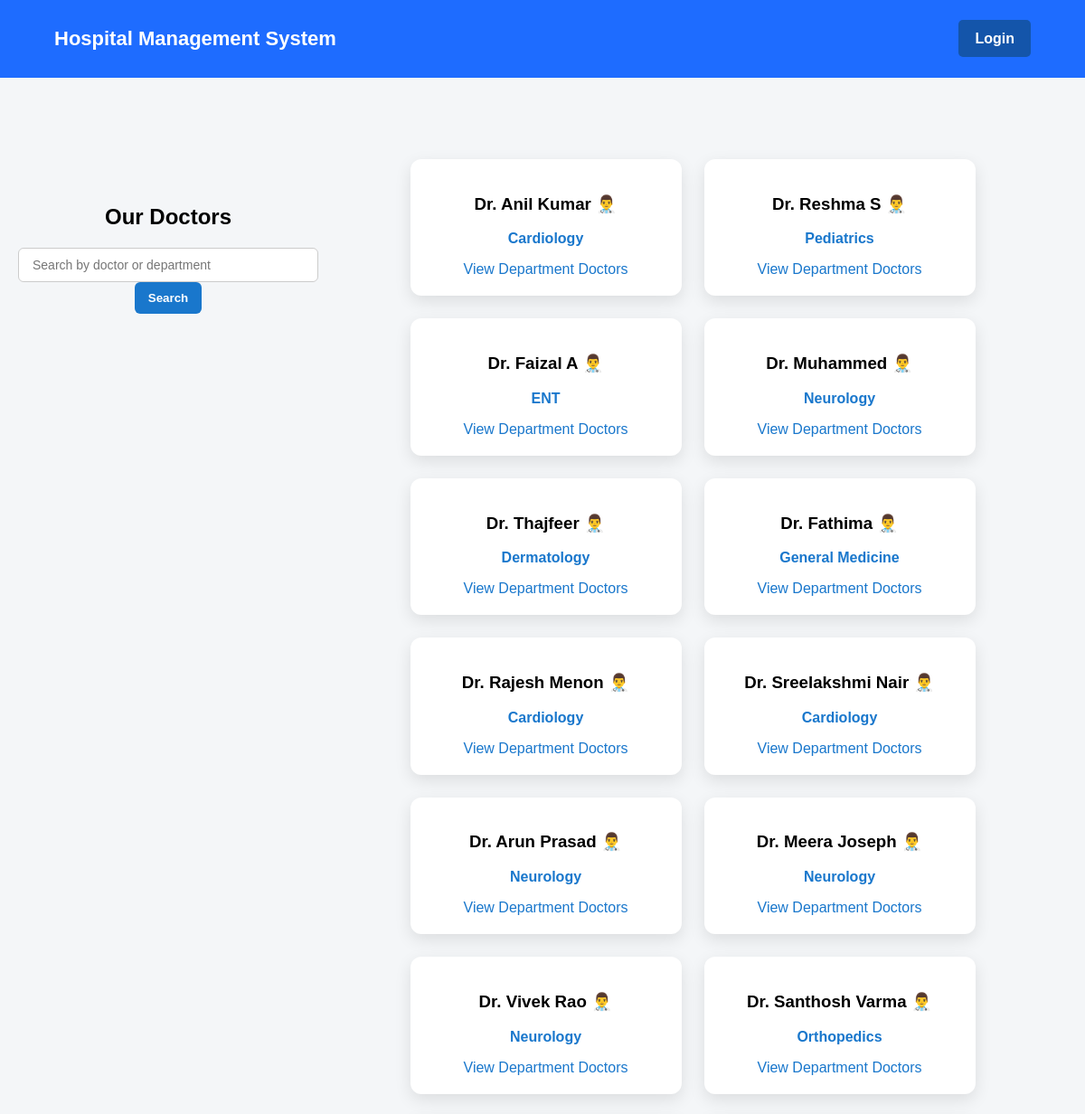
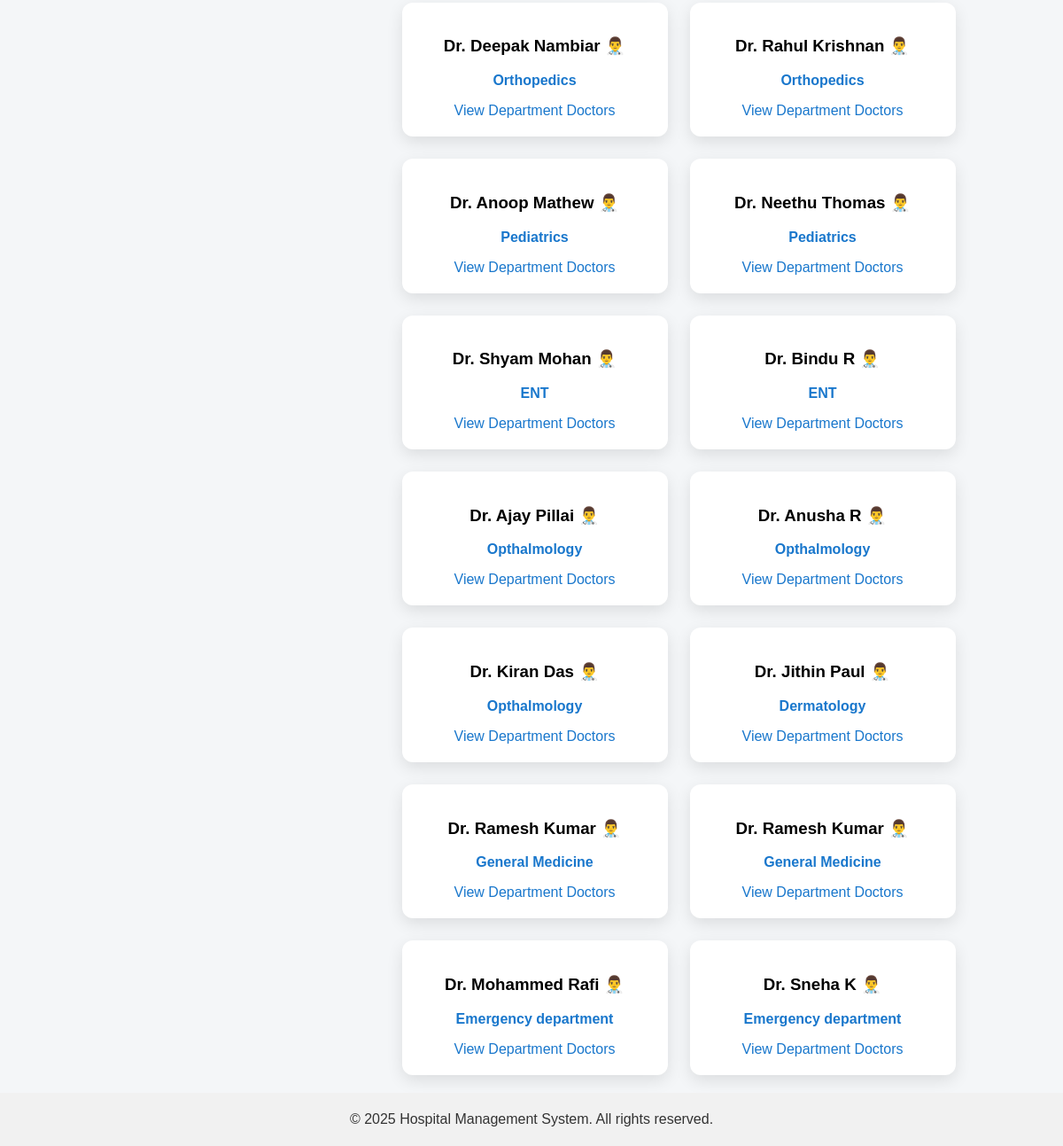
/doctors/, run on an earlier commit of the app's database (2 pictures, top to bottom).
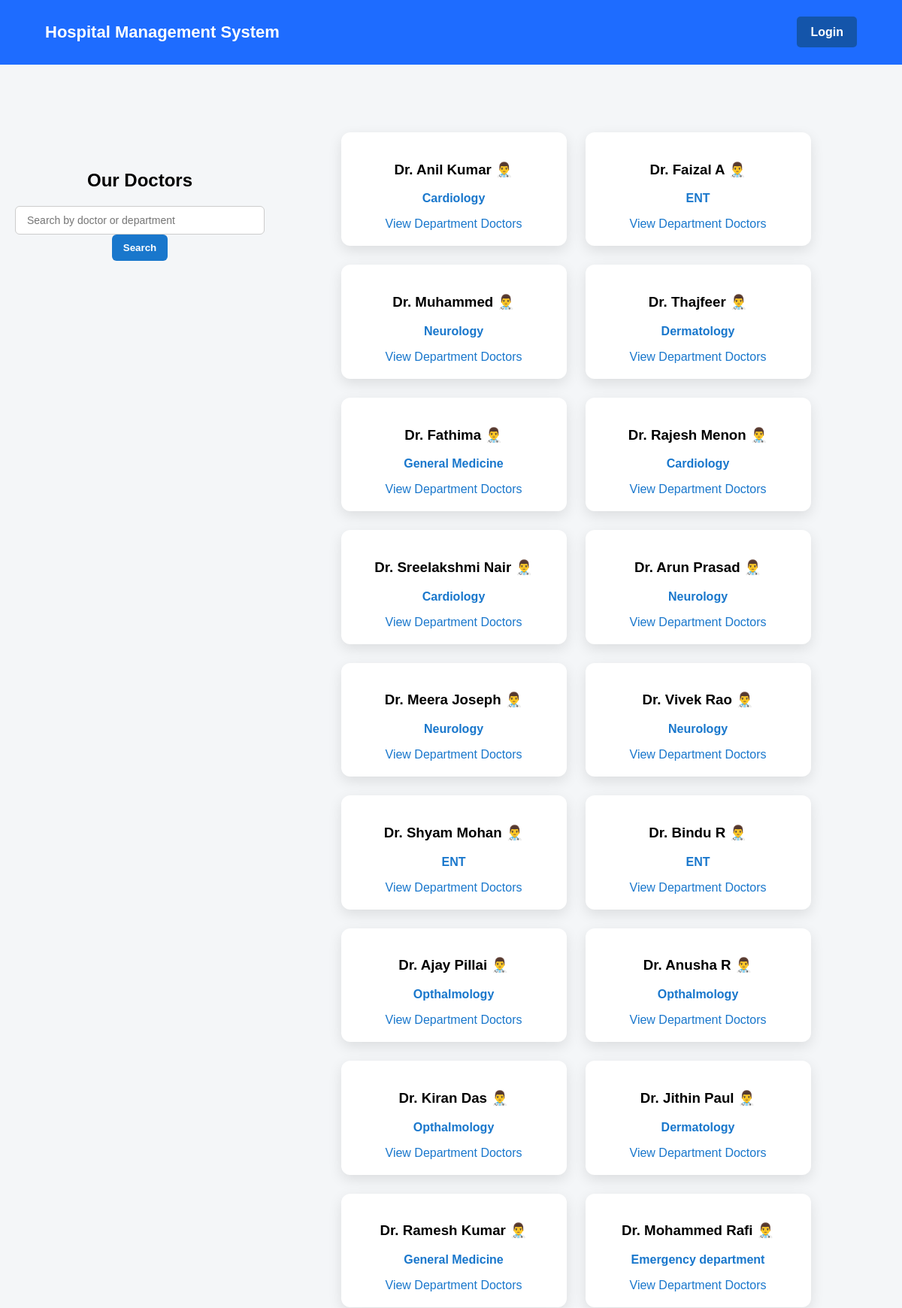
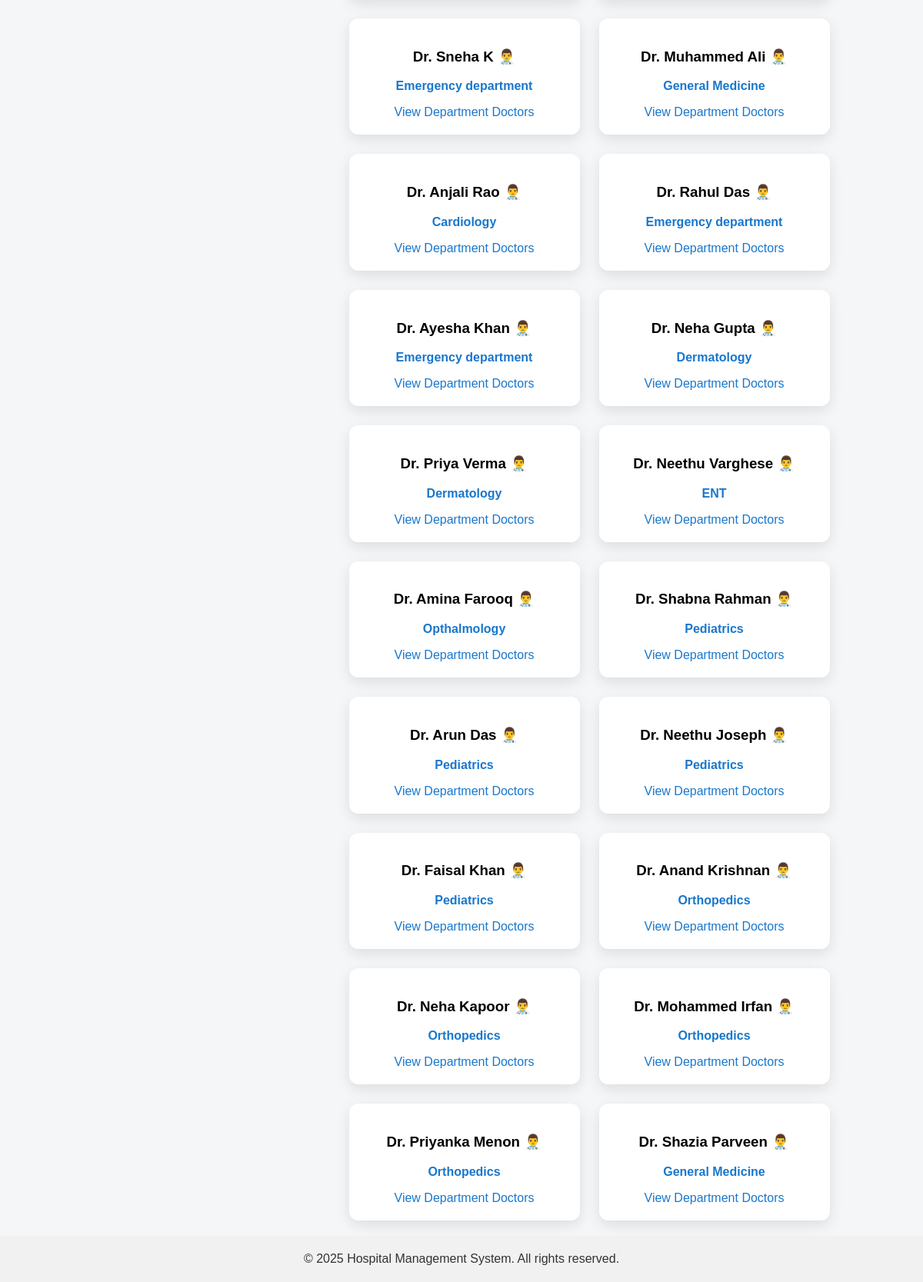
And on a later commit of the database (2 pictures, top to bottom).
### hospital/models.py (models this page shows, shortened)
class Doctor(models.Model):
    name = models.CharField(max_length=100)
    department = models.ForeignKey(
        Department,
        on_delete=models.CASCADE,
        related_name='doctors'
    )

class Department(models.Model):
    name = models.CharField(max_length=100)

### hospital/views.py (the view)
# urls.py: path("doctors/", views.all_doctors, name="all_doctors"),
def all_doctors(request):
    query = request.GET.get('q', '')  # get the search query
    if query:
        doctors = Doctor.objects.filter(
            name__icontains=query
        ) | Doctor.objects.filter(
            department__name__icontains=query
        )
    else:
        doctors = Doctor.objects.all()
    return render(request, "hospital/doctors.html", {
        "doctors": doctors,
        "query": query
    })

### hospital/templates/hospital/doctors.html
{% extends "hospital/base.html" %}
{% block content %}
<div style="text-align:center; margin:30px 0;">
    <h2>Our Doctors</h2>
    <form method="get" action="{% url 'all_doctors' %}" style="margin-bottom:30px;">
        <input type="text" name="q" placeholder="Search by doctor or department"
               value="{{ query }}" style="
                   padding:10px 15px;
                   width:300px;
                   border-radius:6px;
                   border:1px solid #ccc;
                   font-size:14px;
               ">
        <button type="submit" style="
                   padding:10px 15px;
                   border:none;
                   background:#1977cc;
                   color:white;
                   font-weight:bold;
                   border-radius:6px;
               ">
            Search
        </button>
    </form>
</div>
<div style="display:flex; flex-wrap:wrap; gap:25px; justify-content:center;">
    {% for doctor in doctors %}
        <div style="
            width:260px;
            background:#fff;
            padding:20px;
            border-radius:12px;
            box-shadow:0 6px 18px rgba(0,0,0,0.1);
            text-align:center;
        ">
            <h3>{{ doctor.name }} 👨‍⚕️</h3>
            <p style="color:#1977cc; font-weight:600;">
                {{ doctor.department.name }}
            </p>
            <a href="{% url 'department_doctors' doctor.department.id %}"
               style="text-decoration:none; color:#1977cc; font-weight:500;">
                View Department Doctors
            </a>
        </div>
    {% empty %}
        <p>No doctors found.</p>
    {% endfor %}
</div>
{% endblock %}

### hospital/templates/hospital/base.html (shortened to what this page needs)
{% load static %}
<!DOCTYPE html>
<html>
<head>
    <link rel="stylesheet" href="{% static 'style.css' %}">
</head>
<body>
<div class="header">
    <div class="head-left">
        <h1>Hospital Management System</h1>
    </div>
    <div class="head-right">
        {% if user.is_authenticated %}
            <span style="margin-right:15px; color:white;">Welcome, {{ user.username }}</span>
            <a href="{% url 'logout' %}" class="auth-btn">Logout</a>
        {% else %}
            <a href="{% url 'login' %}" class="auth-btn">Login</a>
        {% endif %}
    </div>
</div>
<main>
    {% block content %}{% endblock %}
</main>
<footer class="footer">
     © 2025 Hospital Management System. All rights reserved.
</footer>
</body>
</html>

### hospital/static/style.css (style rules this page uses)
body { height: 100%; display: flex; flex-direction: column; margin: 0; font-family: Arial, sans-serif; background: #f4f6f8; }
.header { display: flex; justify-content: space-between; align-items: center; background-color: #1e6cff; padding: 30px 60px; color: white; }
.head-left h1 { margin: 0; font-size: 22px; }
.head-right a.auth-btn { color: white; text-decoration: none; font-weight: bold; padding: 12px 18px; border-radius: 5px; background-color: #1455aa; }
main { margin-top: 70px; padding: 20px; display: flex; }
.footer { display: flex; justify-content: center; align-items: center; height: 60px; background-color: #f1f1f1; color: #333; position: relative; width: 100%; }

What changed in the data, as far as the page shows it:
removed Doctor: name "Dr. Reshma S", department.name "Pediatrics"
removed Doctor: name "Dr. Santhosh Varma", department.name "Orthopedics"
removed Doctor: name "Dr. Deepak Nambiar", department.name "Orthopedics"
removed Doctor: name "Dr. Rahul Krishnan", department.name "Orthopedics"
removed Doctor: name "Dr. Anoop Mathew", department.name "Pediatrics"
removed Doctor: name "Dr. Neethu Thomas", department.name "Pediatrics"
removed Doctor: name "Dr. Ramesh Kumar", department.name "General Medicine"
added Doctor: name "Dr. Muhammed Ali", department.name "General Medicine"
added Doctor: name "Dr. Anjali Rao", department.name "Cardiology"
added Doctor: name "Dr. Rahul Das", department.name "Emergency department"
added Doctor: name "Dr. Ayesha Khan", department.name "Emergency department"
added Doctor: name "Dr. Neha Gupta", department.name "Dermatology"
added Doctor: name "Dr. Priya Verma", department.name "Dermatology"
added Doctor: name "Dr. Neethu Varghese", department.name "ENT"
added Doctor: name "Dr. Amina Farooq", department.name "Opthalmology"
added Doctor: name "Dr. Shabna Rahman", department.name "Pediatrics"
added Doctor: name "Dr. Arun Das", department.name "Pediatrics"
added Doctor: name "Dr. Neethu Joseph", department.name "Pediatrics"
added Doctor: name "Dr. Faisal Khan", department.name "Pediatrics"
added Doctor: name "Dr. Anand Krishnan", department.name "Orthopedics"
added Doctor: name "Dr. Neha Kapoor", department.name "Orthopedics"
added Doctor: name "Dr. Mohammed Irfan", department.name "Orthopedics"
added Doctor: name "Dr. Priyanka Menon", department.name "Orthopedics"
added Doctor: name "Dr. Shazia Parveen", department.name "General Medicine"
